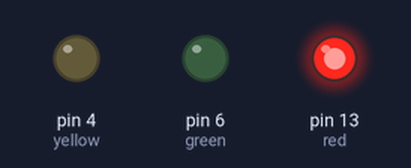
Simulated run of this sketch. Board: Arduino Uno, built with avr-gcc and run on an emulated ATmega328P. On the bench: output pins drawn as LEDs (lit = HIGH).

Above: at 1.5 s.
At 3.5 s:
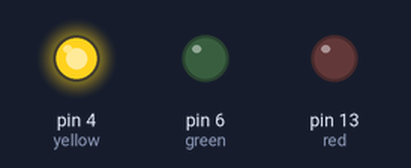
At 5.5 s:
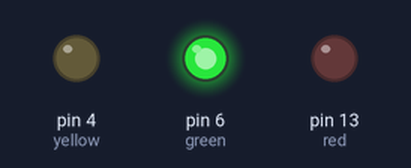
Timing chart, 0 to 9.1 s (numbered marks = the images above):
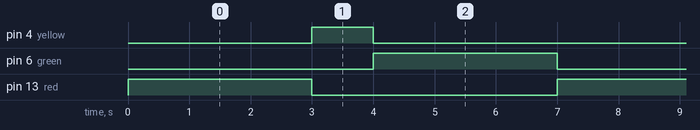

Measured:
- by itself, pin 4 (yellow): alternates HIGH for 1.0 s and LOW for 6.0 s
- by itself, pin 6 (green), pin 13 (red): alternates HIGH for 3.0 s and LOW for 4.0 s
- by itself, everything shown: repeats every 7.0 s, in 4 steps

The sketch:

traffic_signal.ino
```cpp
int red = 13;
int yellow = 4 ;
int green =6;

void setup() {

  pinMode(red, OUTPUT);
  pinMode(yellow, OUTPUT);
 pinMode(green, OUTPUT);
}


void loop() {
  digitalWrite(red, HIGH);
  delay(3000);
  digitalWrite(red, LOW);
  digitalWrite(yellow, HIGH);
  delay(1000);
  digitalWrite(yellow, LOW);
  digitalWrite(green, HIGH);
  delay(3000);
  digitalWrite(green, LOW);
}
```
